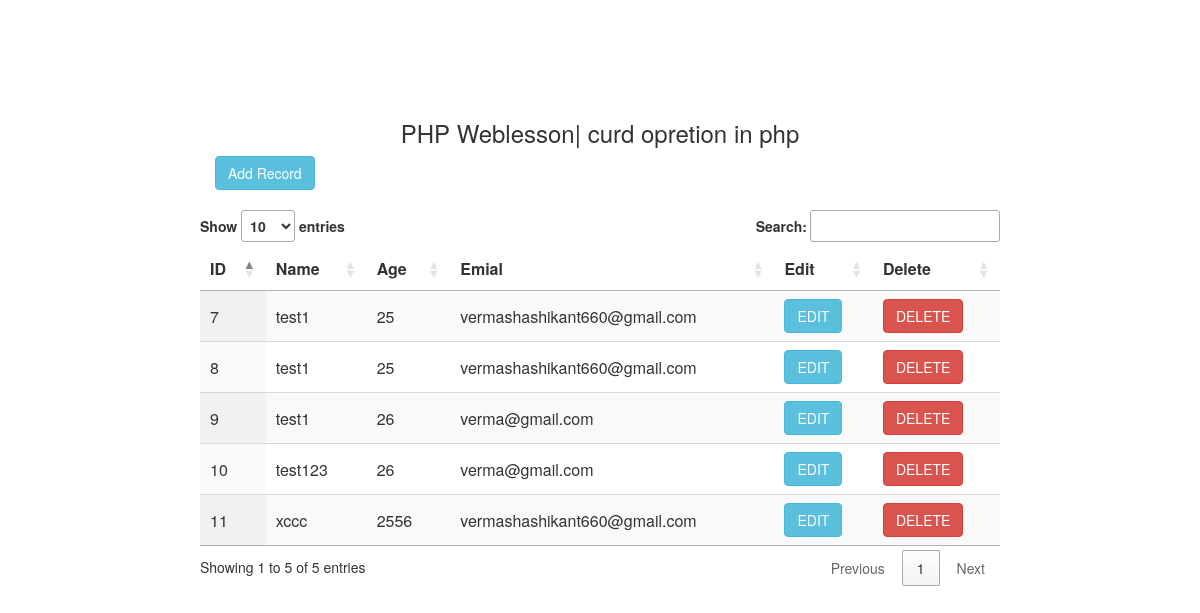
Page /crud-php-simple/fetch.php on the committed database.
### tables this page shows
CREATE TABLE `users` (
  `id` int(11) NOT NULL,
  `name` varchar(100) NOT NULL,
  `age` int(3) NOT NULL,
  `email` varchar(100) NOT NULL
);

### crud-php-simple/fetch.php (the view, shortened to what this page needs)
<html>
<head>
	<link rel="stylesheet" href="https://maxcdn.bootstrapcdn.com/bootstrap/3.3.7/css/bootstrap.min.css">
    <link rel="stylesheet" type="text/css" href="https://cdn.datatables.net/1.10.19/css/jquery.dataTables.min.css">
</head>
<body>
	<div class="container" style="width: 800px; margin-top: 100px;">
		<h3 align="center">PHP Weblesson| curd opretion in php</h3>
		<a href="index.php?=add-record" class="btn btn-info">Add Record</a><br><br>
		<div class="row">
             <table id="example" class="display" style="width:100%">
        <thead>
            <tr>
                <th>ID</th>
                <th>Name</th>
                <th>Age</th>
                <th>Emial</th>
                <th>Edit</th>
                <th>Delete</th>
            </tr>
        </thead>
        <tbody>
        	<?php
        	      include("config.php");
                  $query ="SELECT * FROM users";
                  $sql = mysqli_query($connect,$query);
                  while($row = mysqli_fetch_array($sql))
                  {
        	?>
            <tr>
                <td><?php echo $row["id"];?></td>
                <td><?php echo $row["name"];?></td>
                <td><?php echo $row["age"];?></td>
                <td><?php echo $row["email"];?></td>
                <td><a href="edit.php?id=<?php echo $row['id']; ?>" class="btn btn-info">EDIT</a></td>
                <td><a href="delete.php?id=<?php echo $row['id'];?>" class="btn btn-danger" onClick="return confirm('Are you sure you want to delete?')">DELETE</a></td>
            </tr>
            <?php } ?>
        </tbody>
    </table>
		</div>
	</div>
</body>
</html>

### rows in the picture
users: id "7", name "test1", age "25", email "vermashashikant660@gmail.com"
users: id "8", name "test1", age "25", email "vermashashikant660@gmail.com"
users: id "9", name "test1", age "26", email "verma@gmail.com"
users: id "10", name "test123", age "26", email "verma@gmail.com"
users: id "11", name "xccc", age "2556", email "vermashashikant660@gmail.com"
